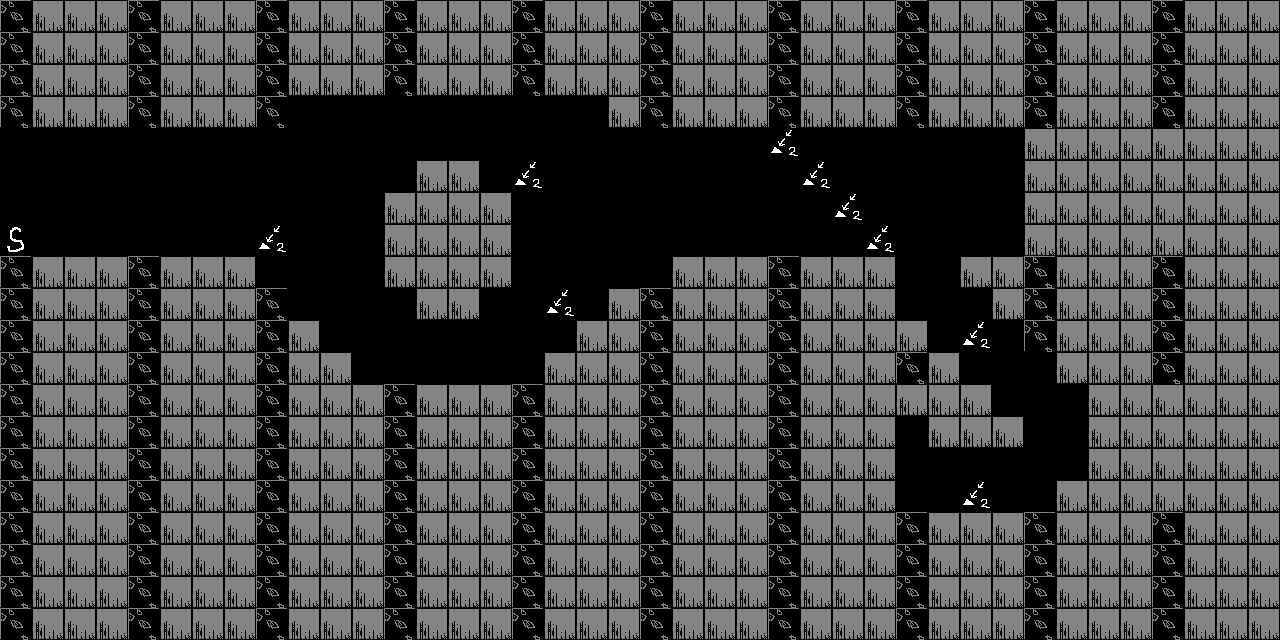

This game map was drawn from its Tiled (.tmx) file and the tilesets committed beside it. A one-line description and the trimmed map source follow:
An orthogonal 40x20 tile map with 32x32 px tiles, 2 tile layers (ground, chara).

<map version="1.0" orientation="orthogonal" width="40" height="20" tilewidth="32" tileheight="32">
 <tileset firstgid="1" name="map" tilewidth="32" tileheight="32">
  <image source="map.png" trans="ff00ff" width="256" height="256" />
  <terraintypes>
   <terrain name="�������Ϸ�" tile="-1" />
  </terraintypes>
 </tileset>
 <layer name="ground" width="40" height="20">
  <data>[800 cells, 613 non-empty, 2 distinct tile ids]</data>
 </layer>
 <layer name="chara" width="40" height="20">
  <data>[800 cells, 10 non-empty, 2 distinct tile ids]</data>
 </layer>
</map>
